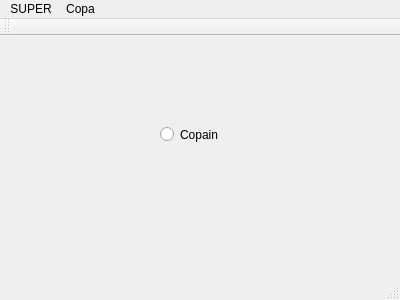
<?xml version="1.0" encoding="UTF-8"?>
<ui version="4.0">
 <class>MainWindow</class>
 <widget class="QMainWindow" name="MainWindow">
  <property name="geometry">
   <rect>
    <x>0</x>
    <y>0</y>
    <width>400</width>
    <height>300</height>
   </rect>
  </property>
  <property name="windowTitle">
   <string>MainWindow</string>
  </property>
  <widget class="QWidget" name="centralWidget">
   <widget class="QRadioButton" name="radioButton">
    <property name="geometry">
     <rect>
      <x>160</x>
      <y>90</y>
      <width>82</width>
      <height>17</height>
     </rect>
    </property>
    <property name="text">
     <string>Copain</string>
    </property>
   </widget>
   <widget class="QWidget" name="verticalLayoutWidget">
    <property name="geometry">
     <rect>
      <x>130</x>
      <y>60</y>
      <width>160</width>
      <height>80</height>
     </rect>
    </property>
    <layout class="QVBoxLayout" name="verticalLayout"/>
   </widget>
  </widget>
  <widget class="QMenuBar" name="menuBar">
   <property name="geometry">
    <rect>
     <x>0</x>
     <y>0</y>
     <width>400</width>
     <height>21</height>
    </rect>
   </property>
   <widget class="QMenu" name="menuSUPER">
    <property name="title">
     <string>SUPER</string>
    </property>
   </widget>
   <widget class="QMenu" name="menuCopa">
    <property name="title">
     <string>Copa</string>
    </property>
    <widget class="QMenu" name="menuStreet">
     <property name="title">
      <string>Street</string>
     </property>
     <addaction name="actionZER"/>
    </widget>
    <addaction name="actionDela"/>
    <addaction name="menuStreet"/>
   </widget>
   <addaction name="menuSUPER"/>
   <addaction name="menuCopa"/>
  </widget>
  <widget class="QToolBar" name="mainToolBar">
   <attribute name="toolBarArea">
    <enum>TopToolBarArea</enum>
   </attribute>
   <attribute name="toolBarBreak">
    <bool>false</bool>
   </attribute>
  </widget>
  <widget class="QStatusBar" name="statusBar"/>
  <action name="actionDela">
   <property name="text">
    <string>Dela</string>
   </property>
  </action>
  <action name="actionZER">
   <property name="text">
    <string>ZER</string>
   </property>
  </action>
 </widget>
 <layoutdefault spacing="6" margin="11"/>
 <resources/>
 <connections/>
</ui>
